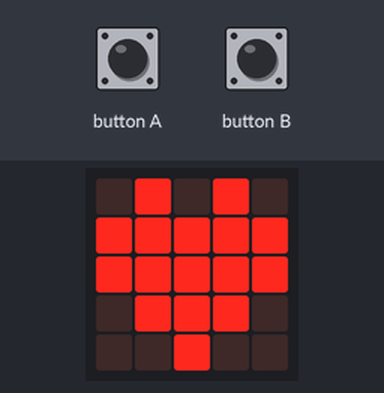
A program run on a simulated BBC micro:bit (MakeCode). Shown: the board's 5×5 LED display. The inputs (shaded band) are chosen by the test bench.

Above: at 1.3 s.
1.4 s: button B pressed for 0.15 s
At 2.7 s:
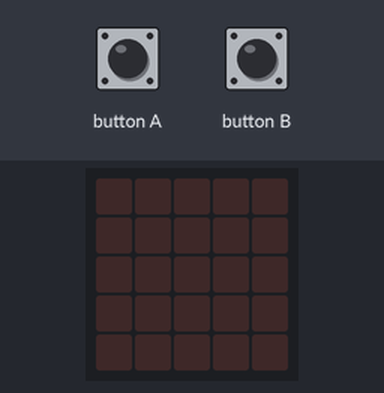
3.0 s: button A pressed for 0.15 s
At 4.0 s:
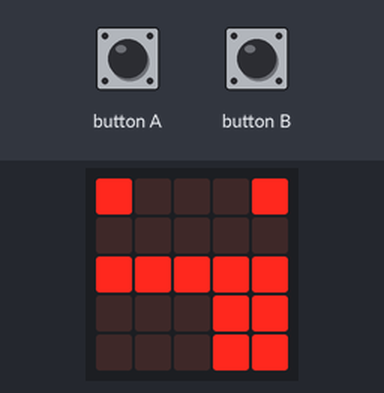
4.6 s: button A pressed for 0.15 s
At 4.84 s:
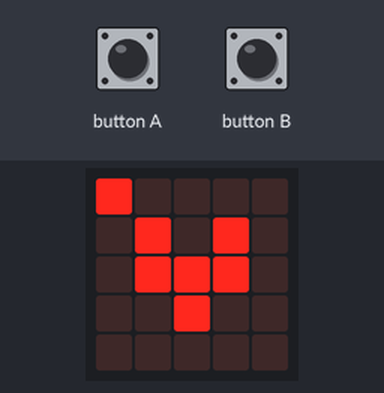
Timing chart, 0 to 7.6 s (numbered marks = the images above; inputs shaded):
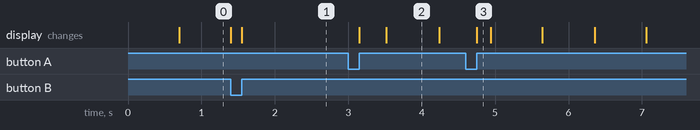

The program:

main.ts
```typescript
input.onButtonPressed(Button.A, function () {
    led.plotBrightness(0, 0, 255)
    led.setBrightness(255)
})
input.onButtonPressed(Button.B, function () {
    led.setBrightness(0)
})
basic.forever(function () {
    basic.showIcon(IconNames.SmallHeart)
    basic.pause(100)
    basic.showIcon(IconNames.Heart)
    basic.pause(100)
    basic.showIcon(IconNames.Silly)
    basic.pause(100)
})
```

test.ts
```typescript
// aquí va el archivo "tests"; esto no se compilará cuando este paquete se utilice como una extensión.
```

Measured:
- after the input at 1.4 s, the display: first differs from a run without the input after 0.15 s (image 1)
- after the input at 3.0 s, the display: first changes after 0.15 s (image 2 shows a later state)
- after the input at 4.6 s, the display: changes after 0.15 s (image 3)
- what the display in image 2 shows lasts 0.7 s, from 3.5 s to 4.2 s
